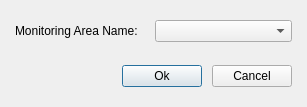
<?xml version="1.0" encoding="UTF-8"?>
<ui version="4.0">
 <class>AreaSelectDlg</class>
 <widget class="QDialog" name="AreaSelectDlg">
  <property name="geometry">
   <rect>
    <x>0</x>
    <y>0</y>
    <width>307</width>
    <height>107</height>
   </rect>
  </property>
  <property name="windowTitle">
   <string>Select Monitoring Area</string>
  </property>
  <layout class="QGridLayout" name="gridLayout">
   <property name="leftMargin">
    <number>15</number>
   </property>
   <property name="topMargin">
    <number>20</number>
   </property>
   <property name="rightMargin">
    <number>15</number>
   </property>
   <property name="bottomMargin">
    <number>20</number>
   </property>
   <property name="spacing">
    <number>10</number>
   </property>
   <item row="0" column="0">
    <layout class="QHBoxLayout" name="horizontalLayout">
     <item>
      <widget class="QLabel" name="lblAreaName">
       <property name="minimumSize">
        <size>
         <width>130</width>
         <height>0</height>
        </size>
       </property>
       <property name="maximumSize">
        <size>
         <width>130</width>
         <height>16777215</height>
        </size>
       </property>
       <property name="text">
        <string>Monitoring Area Name:</string>
       </property>
      </widget>
     </item>
     <item>
      <widget class="QComboBox" name="comboAreaName"/>
     </item>
    </layout>
   </item>
   <item row="1" column="0">
    <spacer name="verticalSpacer">
     <property name="orientation">
      <enum>Qt::Vertical</enum>
     </property>
     <property name="sizeHint" stdset="0">
      <size>
       <width>20</width>
       <height>1</height>
      </size>
     </property>
    </spacer>
   </item>
   <item row="2" column="0">
    <layout class="QHBoxLayout" name="horizontalLayout_2">
     <item>
      <spacer name="horizontalSpacer">
       <property name="orientation">
        <enum>Qt::Horizontal</enum>
       </property>
       <property name="sizeHint" stdset="0">
        <size>
         <width>40</width>
         <height>20</height>
        </size>
       </property>
      </spacer>
     </item>
     <item>
      <widget class="QPushButton" name="btnOk">
       <property name="text">
        <string>Ok</string>
       </property>
      </widget>
     </item>
     <item>
      <widget class="QPushButton" name="btnCancel">
       <property name="text">
        <string>Cancel</string>
       </property>
      </widget>
     </item>
    </layout>
   </item>
  </layout>
 </widget>
 <resources/>
 <connections/>
</ui>
